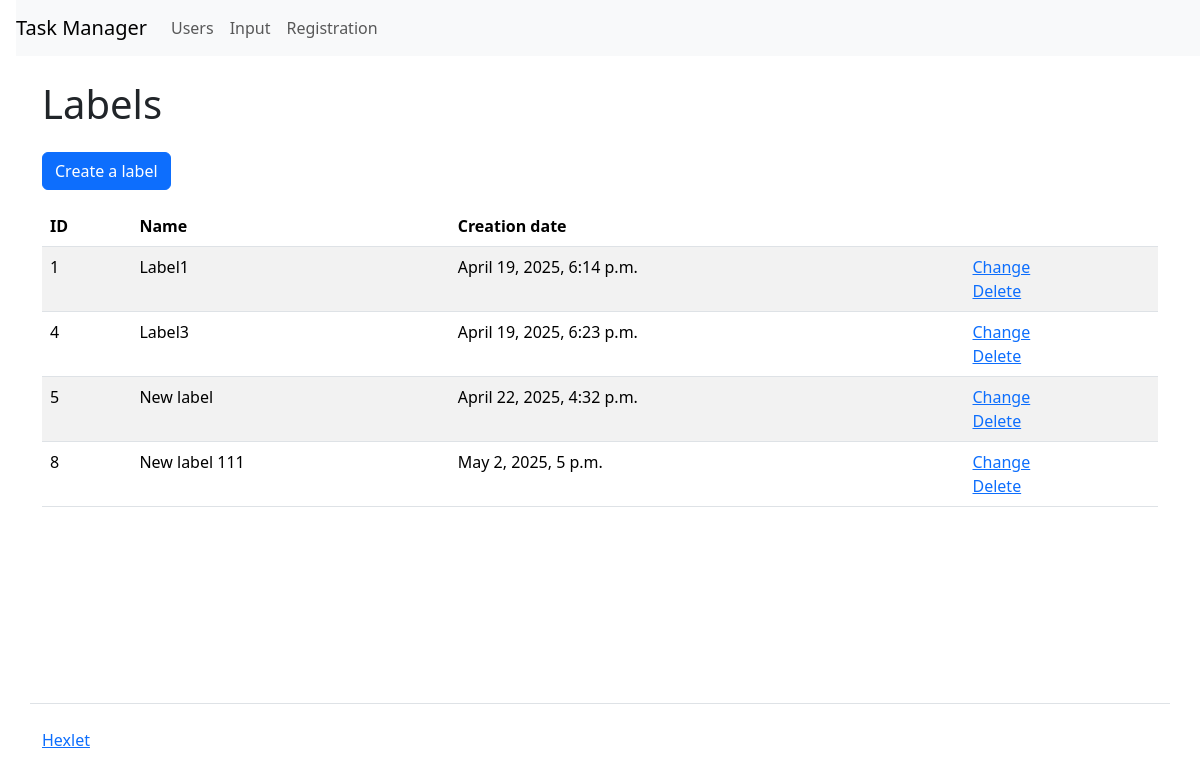
/labels/, run on an earlier commit of the app's database.
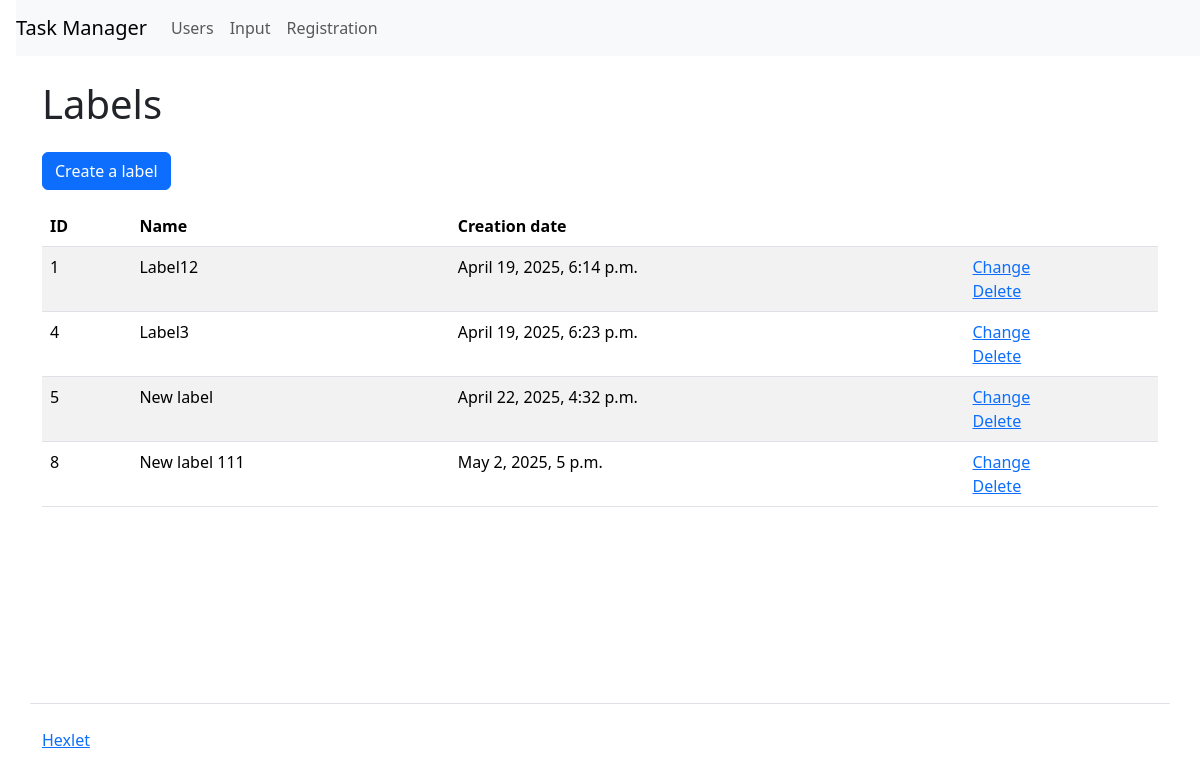
And on a later commit of the database.
### task_manager/labels/models.py (models this page shows, shortened)
class Labels(models.Model):
    name = models.TextField(max_length=150, verbose_name=_('Name'))
    created_at = models.DateTimeField(
        auto_now_add=True, verbose_name=_('Creation date')
        )
    updated_at = models.DateTimeField(
        auto_now=True, verbose_name=_('Update date')
        )

### task_manager/labels/views.py (the view)
# urls.py: path('', views.IndexView.as_view(), name='index'),
class IndexView(View):
    def get(self, request, *args, **kwargs):
        labels = Labels.objects.all()
        return render(request, 'labels/index.html', context={
            'name': _('Labels'),
            'labels': labels,
        })

### task_manager/templates/labels/index.html
{% extends "index.html" %}
{% load i18n %}
{% block context %}
<a class="btn btn-primary mb-3" href="/labels/create/" role="button">{% translate 'Create a label' %}</a>
<table class="table table-striped">
    <thead>
      <tr>
        <th>{% translate 'ID' %}</th>
        <th>{% translate 'Name' %}</th>
        <th>{% translate 'Creation date' %}</th>
        <th></th>
      </tr>
    </thead>
    <tbody>
      {% if labels %}
      {% for label in labels %}
        <tr>
          <td>{{ label.id }}</td>
          <td>{{ label.name }}</td>
          <td>{{ label.created_at }}</td>
          <td>
            <a href="/labels/{{ label.id }}/update/">{% translate 'Сhange' %}</a>
            <br>
            <a href="/labels/{{ label.id }}/delete/">{% translate 'Delete' %}</a>
          </td>
        </tr>
      {% endfor %}
      {% endif %}
    </tbody>
  </table>
{% endblock %}

What changed in the data, as far as the page shows it:
changed Labels id 1: name "Label1" → "Label12"
